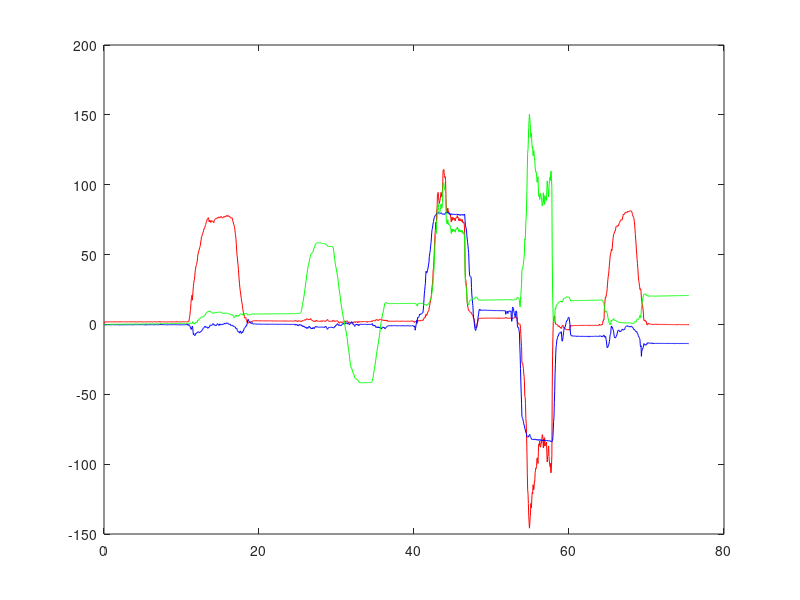

Reproduce this figure in MATLAB. (Note: this script raises an error after producing the figure.)
clc
clear all
close all

%% DATA EXTRACTING | phi = roll | theta = pitch | psi = yaw
% acc_x_1 | acc_y_1 | acc_z_1 | g_x_1 | g_y_1 | g_z_1 | acc_x_2 | acc_y_2 | % acc_z_2 | g_x_2 | g_y_2 | g_z_2 | roll_1 | pitch_1 | yaw_1 | roll_2 | pitch_2 | yaw_2 | pressure | position | closed | time | object
%   1           2       3         4       5        6      7         8           9         10     11       12      13       14       15        16       17       18      19          20        21      102       23   
fileID = fopen('data.txt','r');
DATA_SI = fscanf(fileID,'%f', [102 Inf]);
N = size(DATA_SI);
Nsamples = N(2)-1; %length of DATA
fclose(fileID);

PhiSaved   = DATA_SI(13, :) ;   % roll
ThetaSaved = DATA_SI(14, :) ;   % pitch
PsiSaved   = DATA_SI(15, :) ;   % yaw

unit_transform_gyro = pi/180;

for k = 1:Nsamples
  
    %Gyro LSB -> deg/s -> rad/s
    DATA_SI(4,k)= (unit_transform_gyro)*DATA_SI(4,k);
    DATA_SI(5,k)= (unit_transform_gyro)*DATA_SI(5,k);
    DATA_SI(6,k)= (unit_transform_gyro)*DATA_SI(6,k);   
    %Time ms -> s
    
end

    DATA_SI(102,:) = (DATA_SI(102,:)-DATA_SI(102,1))/1000;

x = [0 0];
y = [-1000,1000];

%% Plot the angle graph
figure()
P1=plot(DATA_SI(102,:), PhiSaved, 'r'); % roll
hold on
P2=plot(DATA_SI(102,:), ThetaSaved, 'b'); % pitch
P3=plot(DATA_SI(102,:), PsiSaved, 'g'); % yaw
refline([0 0])
title('Euler Angle (degree)')
Timeline_1 = line('XData',x,'YData',y);
TimeValue_1= xlabel('');
legend([P1 P2 P3],{'Phi', 'Theta', 'Psi'},'Location','northwest','AutoUpdate','off');
axis([0 DATA_SI(102,Nsamples) -360 360])



%% Plot the acceleration graph
figure()
subplot(1,2,1)
plot(DATA_SI(102,:),DATA_SI(1,:),'r',DATA_SI(102,:),DATA_SI(2,:),'g',DATA_SI(102,:),DATA_SI(3,:),'b'); % ax ay az
refline([0 0])
title('Acceleration (m/s^2)');
Timeline_2 = line('XData',x,'YData',y);
TimeValue_2= xlabel('');
legend({'AccX', 'AccY', 'AccZ'},'Location','northwest','AutoUpdate','off');
axis([0 DATA_SI(102,Nsamples) -2.1 2.1])

%% Plot the angular velocity graph
subplot(1,2,2)
plot(DATA_SI(102,:),DATA_SI(4,:),'r',DATA_SI(102,:),DATA_SI(5,:),'g',DATA_SI(102,:),DATA_SI(6,:),'b'); % gx gy gz
refline([0 0])
title('Angular velocity (rad/s)')
Timeline_3 = line('XData',x,'YData',y);
TimeValue_3= xlabel('');
legend({'GyroX', 'GyroY', 'GyroZ'},'Location','northwest','AutoUpdate','off');
axis([0 DATA_SI(102,Nsamples) -3 3])

%% Plot the magnetic flux graph
% subplot(1,3,3)
% plot(DATA_SI(13,:),DATA_SI(7,:),'r',DATA_SI(13,:),DATA_SI(8,:),'g',DATA_SI(13,:),DATA_SI(9,:),'b');
% refline([0 0])
% title('Magnetic flux density (uT)')
% Timeline_4 = line('XData',x,'YData',y);
% TimeValue_4= xlabel('');
% legend({'MagX', 'MagY', 'MagZ'},'Location','northwest','AutoUpdate','off');
% axis([0 DATA_SI(13,Nsamples) -40 40])

%% Graphical Plot & Dynamic Plot
%set IMU Object's vertex
Cuboid_1=[-2,-3,-0.5];
Cuboid_2=[2,-3,-0.5];
Cuboid_3=[2,3,-0.5];
Cuboid_4=[-2,3,-0.5];
Cuboid_5=[-2,-3,0.5];
Cuboid_6=[2,-3,0.5];
Cuboid_7=[2,3,0.5];
Cuboid_8=[-2,3,0.5];
Cuboid=[Cuboid_1; Cuboid_2; Cuboid_3; Cuboid_4; Cuboid_5; Cuboid_6; Cuboid_7; Cuboid_8];
% ?
fac = [1 2 6 5;2 3 7 6;3 4 8 7;4 1 5 8;1 2 3 4;5 6 7 8];
%Plot Object
figure()
view(3)
Obejct_IMU = patch('Faces', fac, 'Vertices', [0, 0, 0]);
Obejct_IMU.FaceColor = 'g';
axis([-5 5 -5 5 -5 5])
title('IMU state')
Realtime = xlabel(' ');
%Animate
for k=1:Nsamples-1
    %Rotation matrix for vertex
    Rz = [cosd(PsiSaved(k)) -sind(PsiSaved(k)) 0; sind(PsiSaved(k)) cosd(PsiSaved(k)) 0; 0 0 1];
    Ry = [cosd(ThetaSaved(k)) 0 sind(ThetaSaved(k)); 0 1 0; -sind(ThetaSaved(k)) 0 cosd(ThetaSaved(k))];
    Rx = [1 0 0; 0 cosd(PhiSaved(k)) -sind(PhiSaved(k)); 0 sind(PhiSaved(k)) cosd(PhiSaved(k))];
    dt=(DATA_SI(102,k+1)-DATA_SI(102,k));
for j=1:8
    %Rotated vertex
    Result_1(j,:,k) = Rx*Ry*Rz*Cuboid(j,:)';
end
%Display realtime object and time
set(Obejct_IMU, 'Vertices', Result_1(:,:,k))
set(Realtime, 'String', sprintf('time = %.2f [s]', DATA_SI(102, k)))
%Display realtime sensor values
set(TimeValue_1, 'String', sprintf('Phi: %.2f  Theta: %.2f  Psi: %.2f', PhiSaved(k), ThetaSaved(k), PsiSaved(k)));
set(TimeValue_2, 'String', sprintf('X: %.2f  Y: %.2f  Z: %.2f', DATA_SI(1,k), DATA_SI(2,k), DATA_SI(3,k)));
set(TimeValue_3, 'String', sprintf('X: %.2f  Y: %.2f  Z: %.2f', DATA_SI(4,k), DATA_SI(5,k), DATA_SI(6,k)));
%set(TimeValue_4, 'String', sprintf('X: %.2f  Y: %.2f  Z: %.2f', DATA_SI(7,k), DATA_SI(8,k), DATA_SI(9,k)));
%Display timeline
set(Timeline_1, 'XData', [DATA_SI(102, k) DATA_SI(102, k)]);
set(Timeline_2, 'XData', [DATA_SI(102, k) DATA_SI(102, k)]);
set(Timeline_3, 'XData', [DATA_SI(102, k) DATA_SI(102, k)]);
%set(Timeline_4, 'XData', [DATA_SI(102, k) DATA_SI(102, k)]);
% pause(dt)
drawnow
end